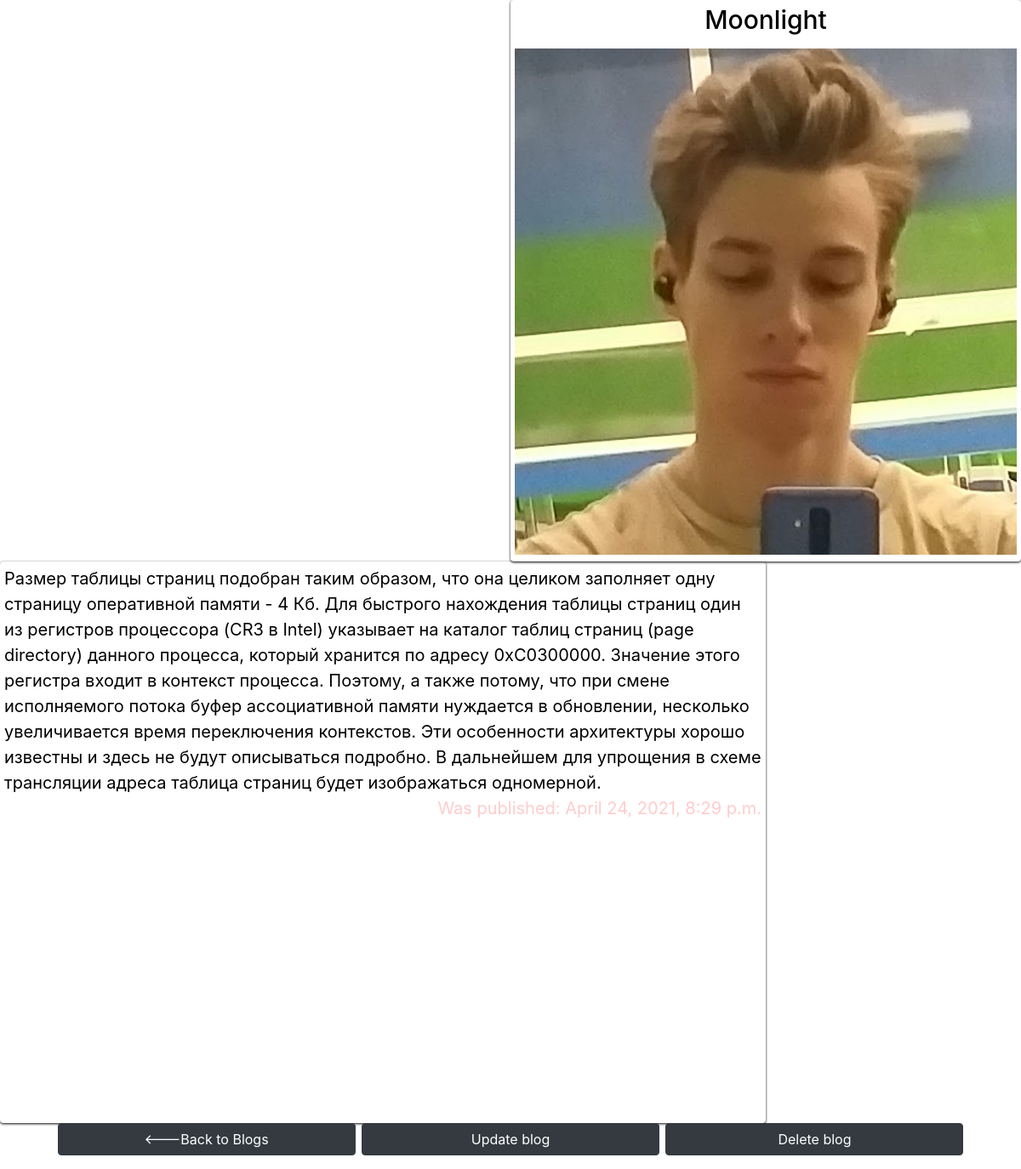
Page /blogs/3/ on the committed database.
### blogs/models.py (models this page shows, shortened)
class Blog(models.Model):
    DoesNotExist = None
    title = models.CharField(max_length=200)
    task = models.TextField()
    pub_date = models.DateTimeField(default=timezone.now(), verbose_name="Time published")
    image = models.ImageField(upload_to='images/')

### blogs/views.py (the view)
# urls.py: path('<int:Blog_id>/', views.detail, name='detail'),
def detail(request, Blog_id):
    try:
        blog = Blog.objects.get(pk=Blog_id)
    except Blog.DoesNotExist:
        raise Http404("Blog does not exist")
    return render(request, 'blogs/detail.html', {'blog': blog})

### blogs/templates/blogs/detail.html (shortened to what this page needs)
<link rel="stylesheet" href="https://stackpath.bootstrapcdn.com/bootstrap/4.5.2/css/bootstrap.min.css">
        <div id="glaw">
            <div class="blok1">
                <h1>
                    <p align="center" style="color:black; font-size:30px">
                    {{ blog.title }}
                </h1>
                    <div align="right">
                    <figure>
                        <img src="{{ blog.image.url }}">
                    </figure>
                    </div>
            </div>
            <div class="blok2">
                    <div align="left" style="color:black; font-size:20px">
                        {{ blog.task }}
                    </div>
                    <p align="right" style="color:FFCCCC; font-size:20px">
                    Was published: {{ blog.pub_date }}
            </div><br>
                <h3>
                    <p align="center" style="margin-top: 640px">
                    <button class="btn btn-dark" style="width:350px" onclick="document.location='../'"><---Back to Blogs</button>
                    <button class="btn btn-dark" style="width:350px" onclick="document.location='update'">Update blog</button>
                    <button class="btn btn-dark" style="width:350px" onclick="document.location='delete'">Delete blog</button>
                </h3>
        </div>

### blogs/templates/blogs/detail.html (style rules this page uses)
figure { height: 595px; margin: 0; overflow: hidden; }
.blok1, .blok2 { border-radius: 4px; box-shadow: rgba(0,0,0,1.2) 0px 1px 3px; }
.blok1 { float:right; width:600px; height:660px; padding: 5px; text-align: center; vertical-align: middle; }
.blok2 { vertical-align: middle; float:left; width:900px; height:660px; padding: 5px; text-align: center; }

### rows in the picture
Blog: title "Moonlight", image (picture), task "Размер таблицы страниц подобран таким образом, что она целиком заполняет одну страницу оперативной памяти - 4 Кб. Для быстрого нахождения таблицы страниц один из регистров процессора (CR3 в Intel) указывает на каталог таблиц страниц (page directory) данного процесса, который хранится по адресу 0хС0300000. Значение этого регистра входит в контекст процесса. Поэтому, а также потому, что при смене исполняемого потока буфер ассоциативной памяти нуждается в обновлении, несколько увеличивается время переключения контекстов. Эти особенности архитектуры хорошо известны и здесь не будут описываться подробно. В дальнейшем для упрощения в схеме трансляции адреса таблица страниц будет изображаться…", pub_date "April 24, 2021, 8:29 p.m."
